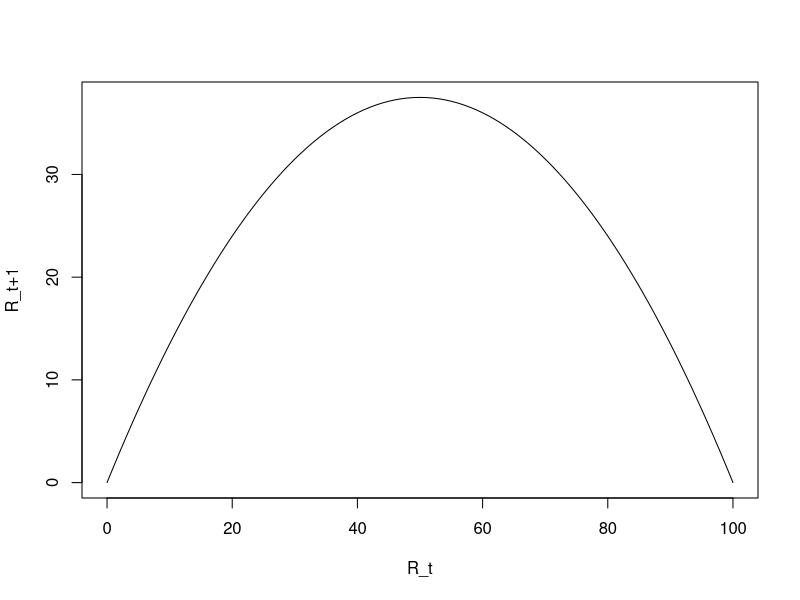
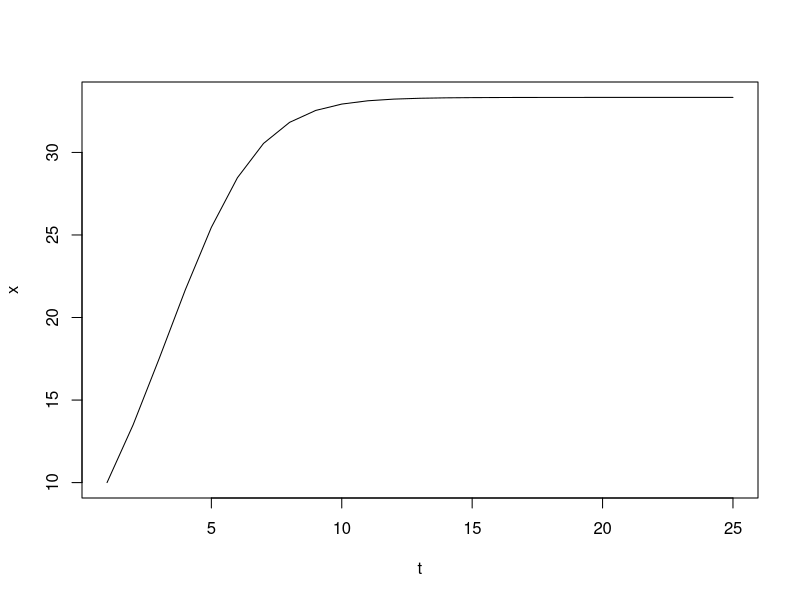

Reproduce these figures in R, in order.
# MATH3070 Practical Week 2 #

# -- Part a -- #
# Define a function that takes the current recruit size and the parameters 
# r and k and outputs the recruit biomass in the next time step

recruitment <- function(x, r, k){
  # Parameters
  # ----------
  # x - current biomass
  # r - proliferation/growth rate
  # k - carrying capacity
  # Returns
  # ------
  # x_new - biomass in the next time step
  
  x_new = r * x * (1 - x / k)
  return(x_new)
}

R_vals = seq(0, 100, 1)
R_t1 = recruitment(R_vals, 1.5, 100)

plot(R_vals, R_t1, type = "l", xlab="R_t", ylab="R_t+1")

t = seq(1, 25, 1)
x = vector(mode='numeric', length=25)
x[1] = 10
for(i in 2:25){
  x[i] = recruitment(x[i - 1], 1.5, 100)
}
plot(t, x, type='l')